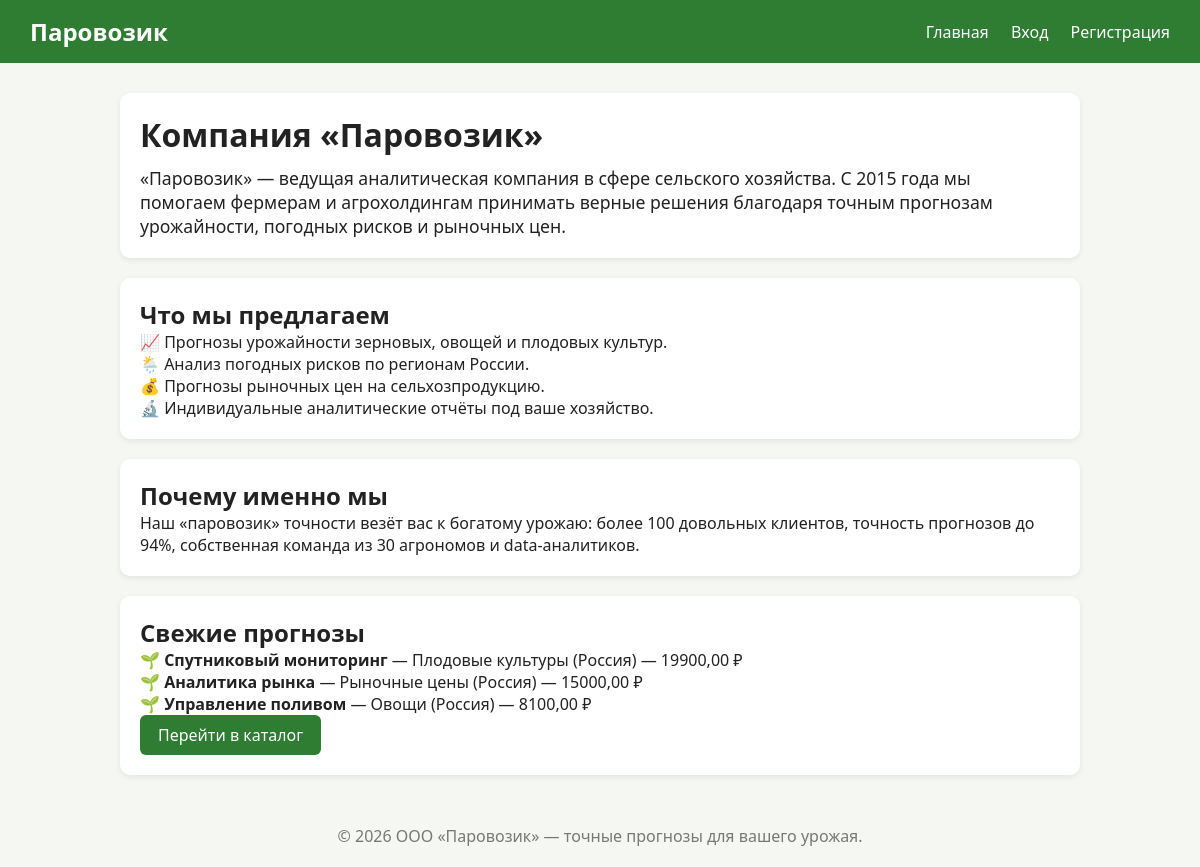
The page / on the database its author committed.
### forecasts/models.py (models this page shows, shortened)
class Forecast(models.Model):
    CATEGORY_CHOICES = [
        ('grain', 'Зерновые культуры'),
        ('veg', 'Овощи'),
        ('fruit', 'Плодовые культуры'),
        ('weather', 'Погодные риски'),
        ('market', 'Рыночные цены'),
    ]
    title = models.CharField('Название прогноза', max_length=200)
    category = models.CharField('Категория', max_length=20, choices=CATEGORY_CHOICES)
    description = models.TextField('Описание')
    region = models.CharField('Регион', max_length=120, default='Россия')
    price = models.DecimalField('Цена, ₽', max_digits=10, decimal_places=2, default=0)
    file = models.FileField('Файл прогноза', upload_to='forecasts/', blank=True, null=True)
    chart_html = models.TextField(
        'HTML-прогноз с графиками',
        blank=True,
        default='',
        help_text='HTML-разметка с графиками, отображается в кабинете'
    )
    created_at = models.DateTimeField('Дата загрузки', auto_now_add=True)
    author = models.ForeignKey(User, on_delete=models.SET_NULL, null=True, verbose_name='Загрузил')
    class Meta:
        verbose_name = 'Прогноз'
        verbose_name_plural = 'Прогнозы'
        ordering = ['-created_at']

### forecasts/views.py (the view)
# urls.py: path('', views.home, name='home'),
def home(request):
    latest = Forecast.objects.all()[:3]
    return render(request, 'home.html', {'latest': latest})

### forecasts/templates/home.html
{% extends 'base.html' %}
{% block content %}
<div class="card">
    <h1>Компания «Паровозик»</h1>
    <p style="margin-top:10px; font-size:1.1em;">
        «Паровозик» — ведущая аналитическая компания в сфере сельского хозяйства.
        С 2015 года мы помогаем фермерам и агрохолдингам принимать верные решения
        благодаря точным прогнозам урожайности, погодных рисков и рыночных цен.
    </p>
</div>
<div class="card">
    <h2>Что мы предлагаем</h2>
    <p>📈 Прогнозы урожайности зерновых, овощей и плодовых культур.</p>
    <p>🌦️ Анализ погодных рисков по регионам России.</p>
    <p>💰 Прогнозы рыночных цен на сельхозпродукцию.</p>
    <p>🔬 Индивидуальные аналитические отчёты под ваше хозяйство.</p>
</div>
<div class="card">
    <h2>Почему именно мы</h2>
    <p>Наш «паровозик» точности везёт вас к богатому урожаю: более 100 довольных
       клиентов, точность прогнозов до 94%, собственная команда из 30 агрономов
       и data-аналитиков.</p>
</div>
{% if latest %}
<div class="card">
    <h2>Свежие прогнозы</h2>
    {% for f in latest %}
        <p>🌱 <strong>{{ f.title }}</strong> — {{ f.get_category_display }}
           ({{ f.region }}) — {{ f.price }} ₽</p>
    {% endfor %}
    <a class="btn" href="{% url 'catalog' %}">Перейти в каталог</a>
</div>
{% endif %}
{% endblock %}

### forecasts/templates/base.html (style rules this page uses)
* { box-sizing: border-box; margin: 0; padding: 0; }
body { font-family: 'Segoe UI', sans-serif; background: #f4f7f2; color: #222; }
.card { background: #fff; border-radius: 10px; padding: 20px; margin-bottom: 20px; box-shadow: 0 2px 6px rgba(0,0,0,.08); }
.btn { display: inline-block; background: #2e7d32; color: #fff; padding: 9px 18px; border: none; border-radius: 6px; cursor: pointer; text-decoration: none; }

### rows shown on the page
Forecast: title "Спутниковый мониторинг", category "Плодовые культуры", region "Россия", price "19900,00"
Forecast: title "Аналитика рынка", category "Рыночные цены", region "Россия", price "15000,00"
Forecast: title "Управление поливом", category "Овощи", region "Россия", price "8100,00"
